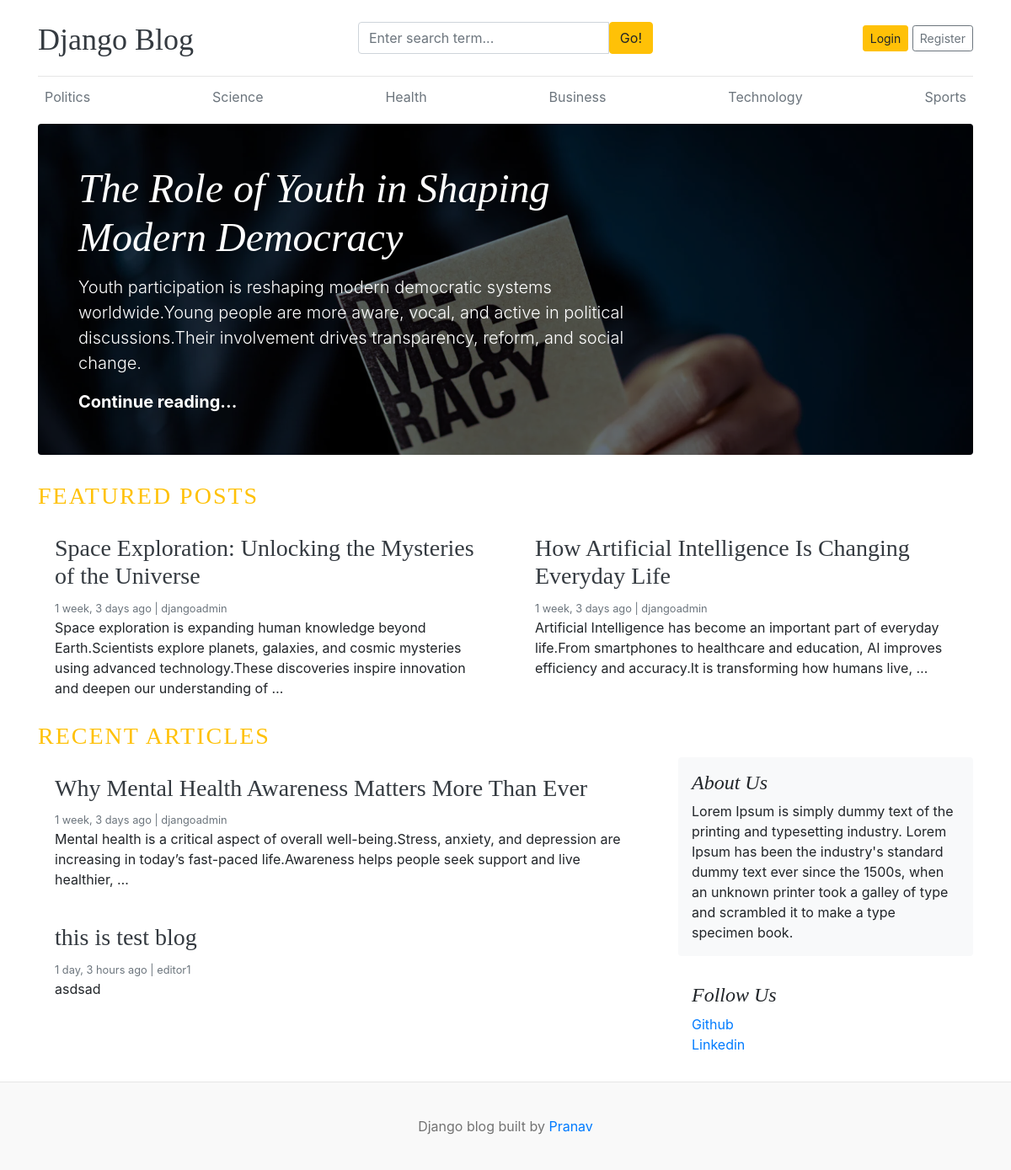
The page / on the database its author committed.
### blogs/models.py (models this page shows, shortened)
class Category(models.Model):
    category_name = models.CharField(max_length=50, unique=True)
    created_at = models.DateTimeField(auto_now_add=True)
    updated_at = models.DateTimeField(auto_now=True)
    class Meta:
        verbose_name_plural = 'categories'

class Blog(models.Model):
    title = models.CharField(max_length=100)
    slug = models.SlugField(max_length=150, unique=True, blank=True)
    category = models.ForeignKey(Category, on_delete=models.CASCADE)
    author = models.ForeignKey(User, on_delete=models.CASCADE)
    featured_image = models.ImageField(upload_to='uploads/%Y/%m/%d')
    short_description = models.TextField(max_length=500)
    blog_body = models.TextField(max_length=2000)
    status = models.CharField(max_length=20, choices=STATUS_CHOICES, default="Draft")
    is_featured = models.BooleanField(default=False)
    created_at = models.DateTimeField(auto_now_add=True)
    updated_at = models.DateTimeField(auto_now=True)

### assignments/models.py (models this page shows, shortened)
class About(models.Model):
    about_heading = models.CharField(max_length=25)
    about_description = models.TextField(max_length=255)
    created_at = models.DateTimeField(auto_now_add=True)
    update_at = models.DateTimeField(auto_now=True)
    class Meta:
        verbose_name_plural = 'About'

class SocialLink(models.Model):
    platform = models.CharField(max_length=25)
    link = models.URLField(max_length=100)
    created_at = models.DateTimeField(auto_now_add=True)
    updated_at = models.DateTimeField(auto_now=True)

### blog_main/views.py (the view)
# urls.py: 2. Add a URL to urlpatterns:  path('', views.home, name='home')
def home(request):
    featured_posts = Blog.objects.filter(is_featured=True, status='Published').order_by('updated_at')
    posts = Blog.objects.filter(is_featured=False, status="Published")
    try:
        about = About.objects.get()
    except:
        about = None
    context = {
        'featured_posts': featured_posts,
        'posts': posts,
        'about': about,
    }
    return render(request, 'home.html', context)

### blogs/context_processors.py (called while the page is built)
def get_categories(request):
    categories = Category.objects.all()
    return dict(categories=categories)

def get_social_links(request):
    social_links = SocialLink.objects.all()
    return dict(social_links=social_links)

### templates/home.html
{% extends "base.html" %}
{% block content %}
{% for post in featured_posts %}
  {% if forloop.first %}
  <div class="jumbotron p-3 p-md-5 text-white rounded bg-dark" style="background-image: url({{post.featured_image.url}});background-blend-mode: overlay;background-size:cover;">
      <div class="col-md-8 px-0">
        <h1 class="display-4 font-italic">{{post.title}}</h1>
        <p class="lead my-3">{{post.short_description | truncatewords:25}}</p>
        <p class="lead mb-0"><a href="{% url 'blogs' post.slug %}" class="text-white font-weight-bold">Continue reading...</a></p>
      </div>
  </div>
  {% endif %}
{% endfor %}
 <h3 class="text-uppercase text-warning" style="letter-spacing: 2px">Featured Posts</h3>
  <div class="row mb-2">
    {% for post in featured_posts %}
    {% if not forloop.first %}
    <div class="col-md-6">
      <div class="card border-0" >
        <div class="card-body">
          <h3><a class="text-dark" href="{% url 'blogs' post.slug %}">{{post.title}}</a></h3>
          <small class="mb-1 text-muted">{{post.created_at | timesince}} ago | {{post.author}}</small>
          <p class="card-text">{{post.short_description | truncatewords:25}}</p>
        </div>
      </div>
    </div>
    {% endif %}
    {% endfor %}
  </div>
 <h3 class="text-uppercase text-warning" style="letter-spacing: 2px">Recent Articles</h3>
  <main role="main" class="container p-0">
    <div class="row">
      <div class="col-md-8 blog-main">
        {% for post in posts %}
        <div class="card border-0" >
          <div class="card-body">
            <h3><a class="text-dark" href="{% url 'blogs' post.slug %}">{{post.title}}</a></h3>
            <small class="mb-1 text-muted">{{post.created_at | timesince}} ago | {{post.author}}</small>
            <p class="card-text">{{post.short_description | truncatewords:25}}</p>
          </div>
        </div>
        {% endfor %}
      </div>
      <aside class="col-md-4 blog-sidebar">
        <div class="p-3 mb-3 bg-light rounded">
          <h4 class="font-italic">{{about.about_heading}}</h4>
          <p class="mb-0">{{about.about_description}}</p>
        </div>
        {% if social_links %}
        <div class="p-3">
          <h4 class="font-italic">Follow Us</h4>
          <ol class="list-unstyled">
            {% for i in social_links %}
            <li><a href="{{i.link}}" target="_blank">{{i.platform}}</a></li>
            {% endfor %}
          </ol>
        </div>
        {% endif %}
      </aside>
    </div>
  </main>
</div>
{% endblock %}

### templates/base.html (shortened to what this page needs)
{% load static %}
<!DOCTYPE html>
<html lang="en">
<head>
    <link href="https://getbootstrap.com/docs/4.0/dist/css/bootstrap.min.css" rel="stylesheet">
    <link rel="stylesheet" href="https://cdnjs.cloudflare.com/ajax/libs/font-awesome/4.7.0/css/font-awesome.min.css">
    <link href="{% static "css/blog.css" %}" rel="stylesheet">
  </head>
<body>
    <div class="container">
      <header class="blog-header py-3">
        <div class="row flex-nowrap justify-content-between align-items-center">
          <div class="col-4 pt-1">
            <a class="blog-header-logo text-dark" href="/">Django Blog</a>
          </div>
          <div class="col-4">
            <form action="{% url 'search' %}" method="GET">
              <div class="input-group">
                  <input class="form-control" type="text" name="keyword" placeholder="Enter search term..." aria-label="Enter search term..." aria-describedby="button-search" />
                  <button type="submit" class="btn btn-warning" id="button-search" type="button">Go!</button>
              </div>
            </form>
          </div>
          <div class="col-4 d-flex justify-content-end align-items-center">
            {% if not user.is_authenticated %}
            <a class="btn btn-sm btn-warning" href="{% url 'login' %}">Login</a> &nbsp;
            <a class="btn btn-sm btn-outline-secondary" href="{% url 'register' %}">Register</a>
            {% else %}
            <span><a href="{% url 'dashboard' %}">Dashboard</a></span>
            &emsp;
            <span><a href="{% url 'logout' %}" class="btn btn-danger">Logout</a></span>
            {% endif %}
          </div>
        </div>
      </header>
      <div class="nav-scroller py-1 mb-2">
        <nav class="nav d-flex justify-content-between">
          {% for cat in categories %}
          <a class="p-2 text-muted" href="{% url 'posts_by_category' cat.id %}">{{ cat.category_name }}</a>
          {% endfor %}
        </nav>
      </div>
{% block content %}
{% endblock %}
<footer class="blog-footer">
  <p>Django blog built by <a href="#">Pranav</a></p>
</footer>
</body>
</html>

### blog_main/static/css/blog.css (style rules this page uses)
.blog-header { border-bottom: 1px solid #e5e5e5; }
.blog-header-logo { font-family: "Playfair Display", Georgia, "Times New Roman", serif; font-size: 2.25rem; }
h1, h2, h3, h4, h5, h6 { font-family: "Playfair Display", Georgia, "Times New Roman", serif; }
.display-4 { font-size: 2.5rem; }
@media (min-width: 768px) { .display-4 { font-size: 3rem; } }
.blog-footer { padding: 2.5rem 0; color: #727272; text-align: center; background-color: #f9f9f9; border-top: .05rem solid #e5e5e5; }
.blog-footer p:last-child { margin-bottom: 0; }

### rows shown on the page
Category: category_name "Politics"
Category: category_name "Science"
Category: category_name "Health"
Category: category_name "Business"
Category: category_name "Technology"
Category: category_name "Sports"
Blog: featured_image (picture), title "The Role of Youth in Shaping Modern Democracy", short_description "Youth participation is reshaping modern democratic systems worldwide.Young people are more aware, vocal, and active in political discussions.Their involvement drives transparency, reform, and social change."
Blog: title "Space Exploration: Unlocking the Mysteries of the Universe", created_at "1 week, 3 days", author "djangoadmin", short_description "Space exploration is expanding human knowledge beyond Earth.Scientists explore planets, galaxies, and cosmic mysteries using advanced technology.These discoveries inspire innovation and deepen our understanding of …"
Blog: title "How Artificial Intelligence Is Changing Everyday Life", created_at "1 week, 3 days", author "djangoadmin", short_description "Artificial Intelligence has become an important part of everyday life.From smartphones to healthcare and education, AI improves efficiency and accuracy.It is transforming how humans live, …"
Blog: title "Why Mental Health Awareness Matters More Than Ever", created_at "1 week, 3 days", author "djangoadmin", short_description "Mental health is a critical aspect of overall well-being.Stress, anxiety, and depression are increasing in today’s fast-paced life.Awareness helps people seek support and live healthier, …"
Blog: title "this is test blog", created_at "1 day, 3 hours", author "editor1", short_description "asdsad"
About: about_heading "About Us", about_description "Lorem Ipsum is simply dummy text of the printing and typesetting industry. Lorem Ipsum has been the industry's standard dummy text ever since the 1500s, when an unknown printer took a galley of type and scrambled it to make a type specimen book."
SocialLink: platform "Github"
SocialLink: platform "Linkedin"
